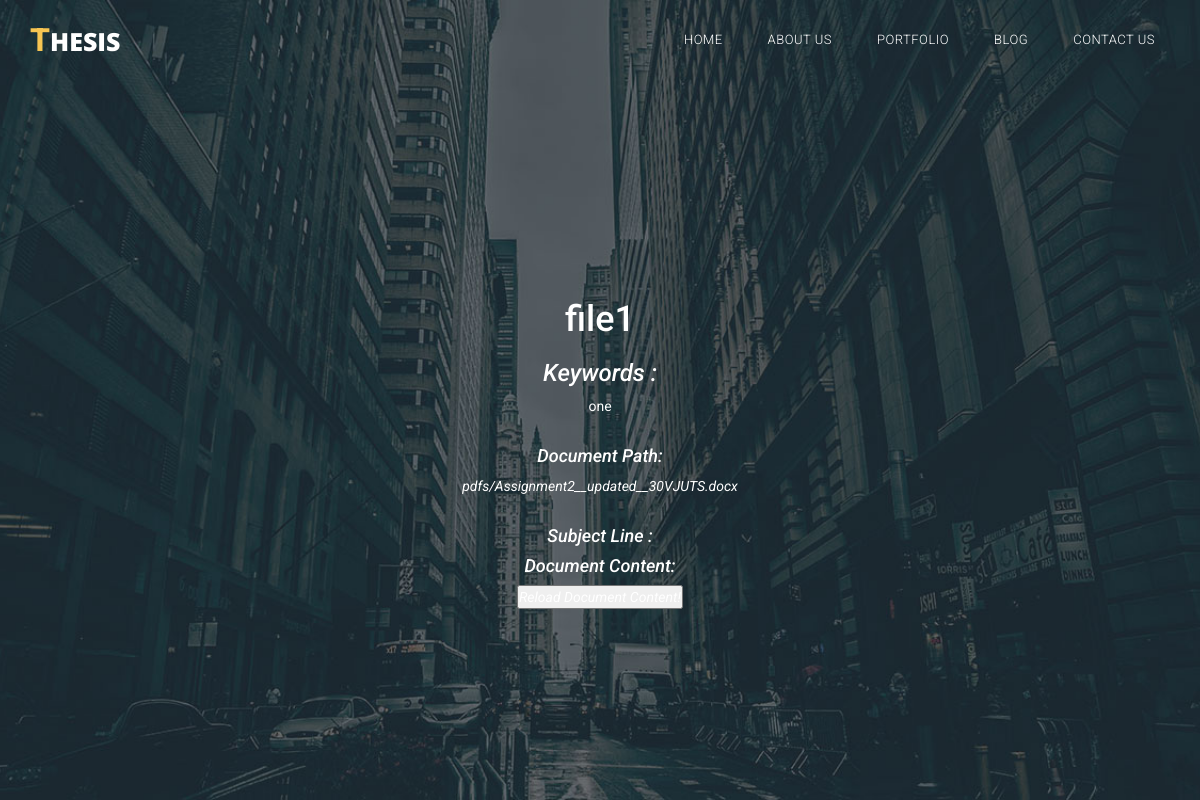
Page /FileSaverApp/1/ on the earlier database version.
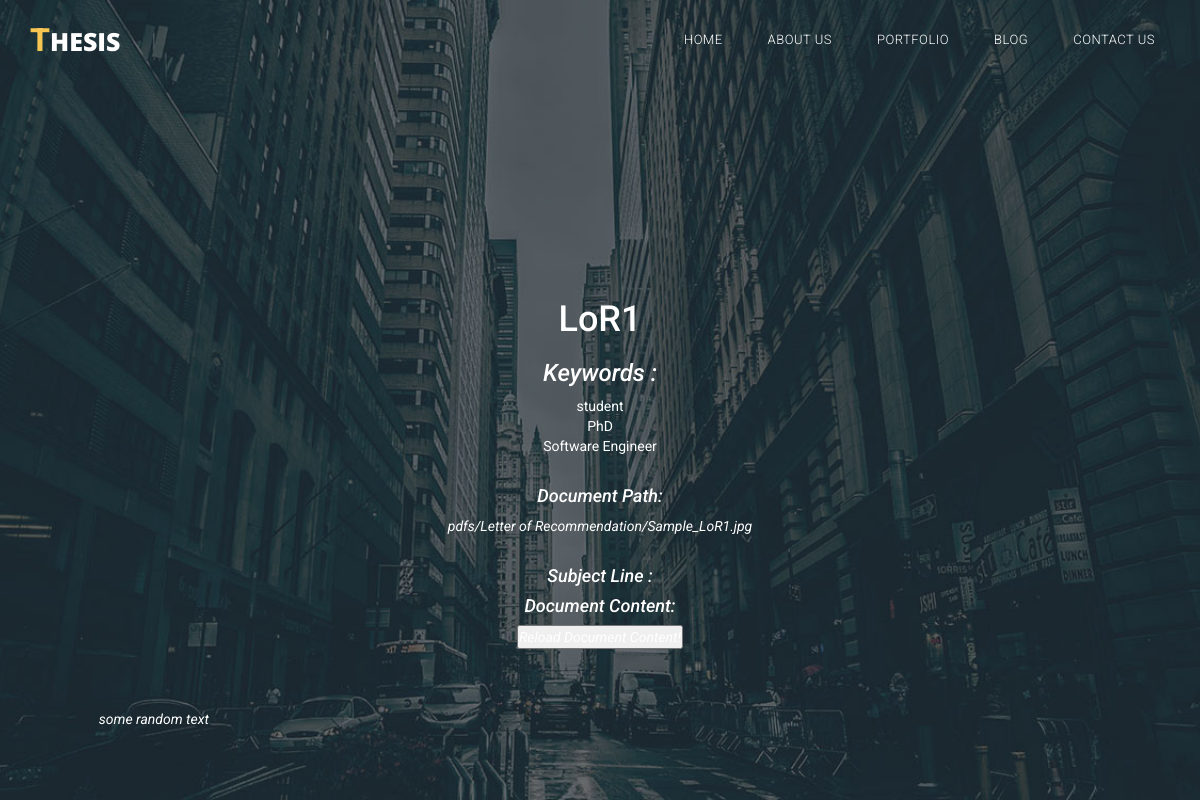
Same page on the later database version.
### FileSaverApp/models.py (models this page shows, shortened)
class Document(models.Model):
    document_name = models.CharField(max_length=200)
    document_category = models.ForeignKey(DocumentCategory, on_delete=models.CASCADE)
    file = models.FileField(upload_to=get_directory_path)
    document_text = models.CharField(max_length=2000, default='', blank=True)

class Keyword(models.Model):
    document = models.ForeignKey(Document, on_delete=models.CASCADE)
    keyword = models.CharField(max_length=200)

### FileSaverApp/views.py (the view)
# urls.py: url(r'^(?P<document_id>[0-9]+)/$', views.documentDetail, name='detail'),
def documentDetail(request, document_id):
    document = get_object_or_404(Document, pk=document_id)
    document_text = document.document_text
    return render(request, 'FileSaverApp/documentDetail.html', {'document': document,
                                                                'text': document_text })

### FileSaverApp/templates/FileSaverApp/documentDetail.html (shortened to what this page needs)
<!DOCTYPE html>
<html lang="en">
<head>
    {% load static %}
    <link rel="stylesheet" type="text/css" href="{% static 'tinker/css/bootstrap.min.css' %}" />
    <link rel="stylesheet" type="text/css" href="{% static 'tinker/css/bootstrap-theme.min.css' %}" />
    <link rel="stylesheet" type="text/css" href="{% static 'tinker/css/fontAwesome.css' %}" />
    <link rel="stylesheet" type="text/css" href="{% static 'tinker/css/hero-slider.css' %}" />
    <link rel="stylesheet" type="text/css" href="{% static 'tinker/css/owl-carousel.css' %}" />
    <link rel="stylesheet" type="text/css" href="{% static 'tinker/css/templatemo-style.css' %}" />
    <link rel="stylesheet" type="text/css" href="{% static 'tinker/css/lightbox.css' %}" />
    <link rel="stylesheet" type="text/css" href="{% static 'tinker/css/detailsPage.css' %}" />
</head>
<body>
    <div class="header">
        <div class="container">
            <nav class="navbar navbar-inverse" role="navigation">
                <div class="navbar-header">
                    <a href="{% url 'FileSaverApp:index' %}"  class="navbar-brand scroll-top"><em>T</em>hesis</a>
                </div>
                <div id="main-nav" class="collapse navbar-collapse">
                    <ul class="nav navbar-nav">
                        <li><a href="{% url 'FileSaverApp:index' %}"  class="scroll-top">Home</a></li>
                        <li><a href="#" class="scroll-link" data-id="about">About Us</a></li>
                        <li><a href="#" class="scroll-link" data-id="portfolio">Portfolio</a></li>
                        <li><a href="#" class="scroll-link" data-id="blog">Blog</a></li>
                        <li><a href="#" class="scroll-link" data-id="contact-us">Contact Us</a></li>
                    </ul>
                </div>
            </nav>
        </div>
    </div>
    <div class="parallax-content baner-content" id="home">
        <div class="container">
            <div class="text-content">
                <div class="keyword-list">
                    <h1> {{ document.document_name }}</h1>
                    <h3><em> Keywords :</em></h3>
                    <ul>
                    {% for keyword in document.keyword_set.all %}
                        <li>{{ keyword.keyword }}</li>
                    {% endfor %}
                    </ul>
                    <br>
                    <h4><em> Document Path:<em/></h4>
                    {{ document.file }}
                        <br>
                        <br>
                        <h4>Subject Line : {{ subjectLine }}</h4>
                        <h4><em> Document Content:</em></h4>
                        <form id="searchform" action="{% url 'FileSaverApp:extractText' document.id %}" method="get" accept-charset="utf-8">
                              <button class="searchbutton" type="submit">
                              </button>
                        </form>
                        <br>
                    <div class="document-text">
                    {{text}}
                    </div>
                </div>
            </div>
        </div>
    </div>
    </body>
</html>

Differences in the rows shown:
changed Document: document_name "file1" → "LoR1"; file "pdfs/Assignment2__updated__30VJUTS.docx" → "pdfs/Letter of Recommendation/Sample_LoR1.jpg"; document_text (not shown) → "some random text"
changed Keyword: keyword "one" → "student"
now on this page (row edited): Keyword: keyword "PhD"
now on this page (row edited): Keyword: keyword "Software Engineer"
